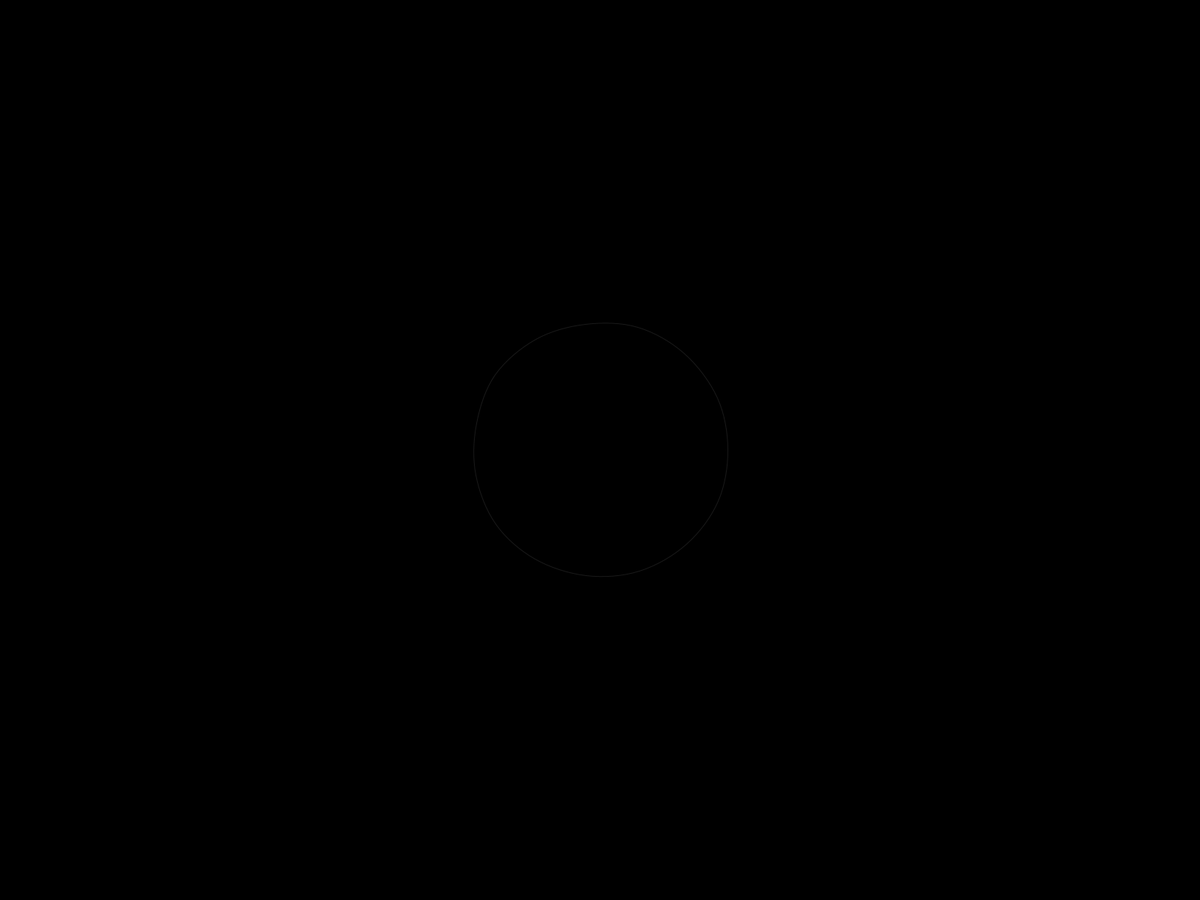
Frame 1 (no input)
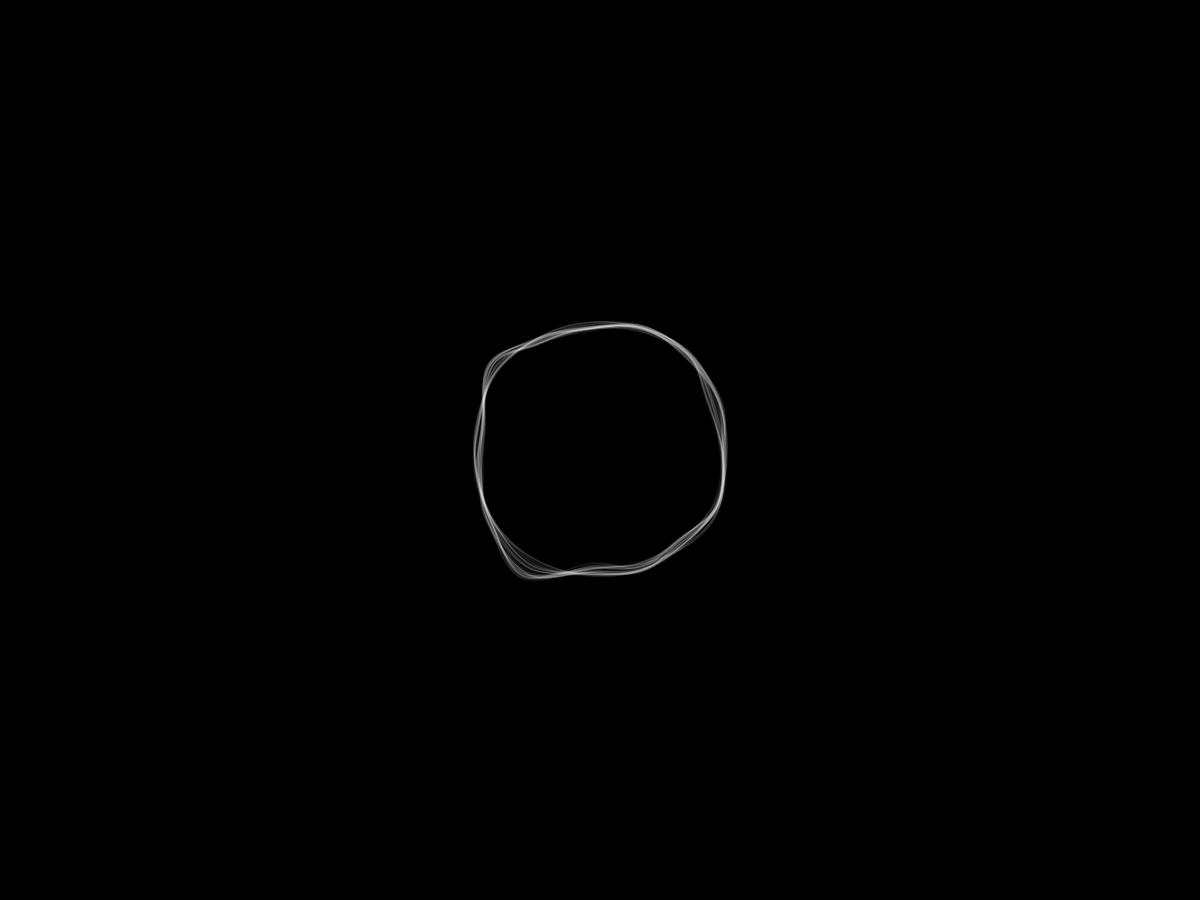
Frame 60 (the mouse pressed at the canvas centre just before this capture)
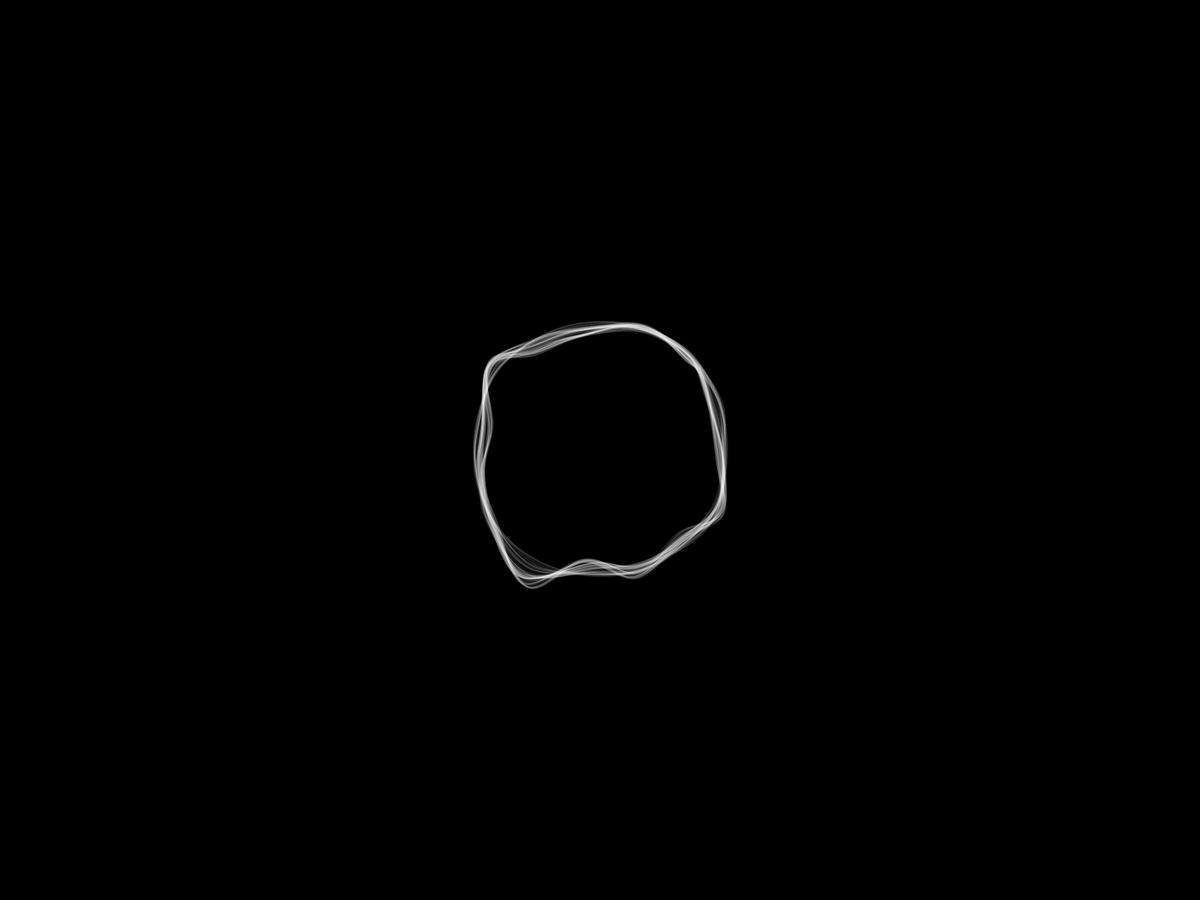
Frame 120 (the mouse held since frame 60 and released just before this capture)

The Processing sketch that drew these frames (run headless with seeded random() and noise(); from frame 60 on, the mouse is pressed at the canvas centre):

// Processing sketch: organic_shape6
// ── organic_shape6.pde
int stepSize = 2; //changes amount of distortion
float radius = 170; //shape size
float centerX, centerY;
float[] x = new float[15];    //intiates array with 15 slots for x
float[] y = new float[15];    //intiates array with 15 slots for y


void setup() {
  //size(displayWidth, displayHeight);
  fullScreen();
  //smooth();
  pixelDensity(2);
  //noLoop();

  // initiate form
  centerX = width/2;   //middle of screen
  centerY = height/2;  //middle of screen

  //populate the arrays
  float angle = radians(360/float(15));  //radians are same as degrees & float of 15 is number of curves

  for (int i=0; i<15; i++) {
    x[i] = cos(angle*i) * radius;
    y[i] = sin(angle*i) * radius;
  }

  stroke(255, 25);
  background(0);
}

void draw() {
  drawOrganicShape(); //"calling" a function
}

//defining the function that draws the organic shape
void drawOrganicShape() {

  // calculate new points
  for (int i=0; i<15; i++) {
    x[i] += random(-stepSize, stepSize);  // += is "add assign": The expression a += b is equivalent to a = a + b.
    y[i] += random(-stepSize, stepSize);
  }


  noFill();

  beginShape();
  // start 
  curveVertex(x[15-1]+centerX, y[15-1]+centerY);  //curveVertex(x,y)
  // midpoints
  for (int i=0; i<15; i++) {    //loop that repeats 15 times
    curveVertex(x[i]+centerX, y[i]+centerY);  //curveVertex(x,y)
  }
  curveVertex(x[0]+centerX, y[0]+centerY);
  // end 
  curveVertex(x[1]+centerX, y[1]+centerY);
  endShape();
}
